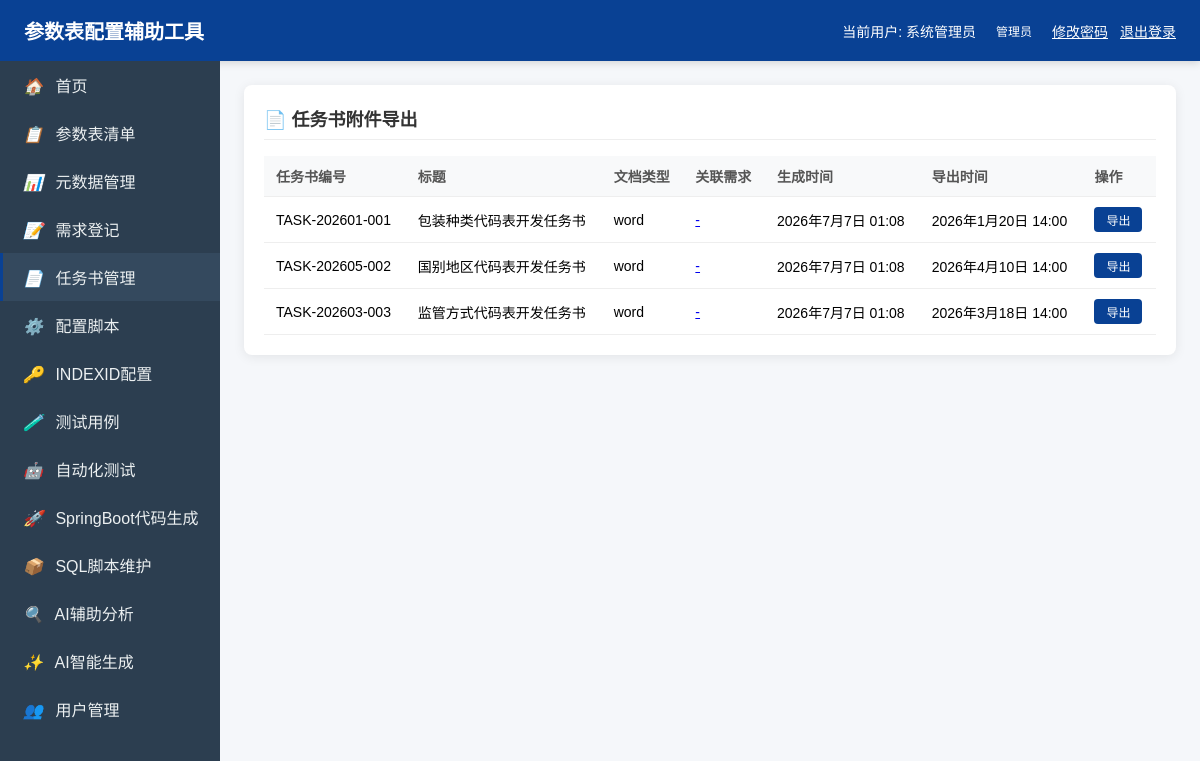
/task-documents/ (signed in), run on the app's committed database.
### parameter/models.py (models this page shows, shortened)
class User(models.Model):
    username = models.CharField(max_length=100, unique=True, verbose_name='用户名')
    password = models.CharField(max_length=255, verbose_name='密码')
    real_name = models.CharField(max_length=100, verbose_name='真实姓名')
    email = models.EmailField(null=True, blank=True, verbose_name='邮箱')
    phone = models.CharField(max_length=20, null=True, blank=True, verbose_name='手机号')
    role = models.ForeignKey(Role, on_delete=models.CASCADE, verbose_name='角色')
    is_active = models.BooleanField(default=True, verbose_name='是否启用')
    created_at = models.DateTimeField(auto_now_add=True, verbose_name='创建时间')
    updated_at = models.DateTimeField(auto_now=True, verbose_name='更新时间')
    class Meta:
        verbose_name = '用户'
        verbose_name_plural = '用户'

class Role(models.Model):
    ROLE_CHOICES = [
        ('admin', '管理员'),
        ('business', '业务人员'),
        ('technical', '技术人员'),
        ('general', '一般人员'),
    ]
    role_code = models.CharField(max_length=50, choices=ROLE_CHOICES, unique=True, verbose_name='角色编码')
    role_name = models.CharField(max_length=100, verbose_name='角色名称')
    description = models.TextField(null=True, blank=True, verbose_name='角色描述')
    class Meta:
        verbose_name = '角色'
        verbose_name_plural = '角色'

class TaskDocument(models.Model):
    DOCUMENT_TYPE_CHOICES = [
        ('word', 'Word'),
        ('pdf', 'PDF'),
    ]
    requirement = models.ForeignKey(Requirement, on_delete=models.CASCADE, related_name='task_documents', verbose_name='关联需求')
    document_no = models.CharField(max_length=50, verbose_name='任务书编号')
    title = models.CharField(max_length=200, verbose_name='任务书标题')
    document_type = models.CharField(max_length=20, choices=DOCUMENT_TYPE_CHOICES, verbose_name='文档类型')
    content = models.TextField(verbose_name='任务书内容')
    generated_at = models.DateTimeField(auto_now_add=True, verbose_name='生成时间')
    exported_at = models.DateTimeField(null=True, blank=True, verbose_name='导出时间')
    class Meta:
        verbose_name = '任务书管理'
        verbose_name_plural = '任务书管理'

### parameter/views.py (the view)
# urls.py: path('task-documents/', views.TaskDocumentListView.as_view(), name='task_document_list'),
@method_decorator(login_required, name='dispatch')
class TaskDocumentListView(View):
    def get(self, request):
        logger.info(f"[TaskDocumentListView] 开始查询任务书列表，请求路径: {request.path}")
        try:
            documents = TaskDocument.objects.all().select_related('requirement')
            logger.info(f"[TaskDocumentListView] 任务书查询完成，记录数: {documents.count()}")
            context = {
                'documents': documents,
            }
            logger.info(f"[TaskDocumentListView] 任务书列表查询成功，即将渲染模板")
            return render(request, 'parameter/task_document_list.html', context)
        except Exception as e:
            logger.error(f"[TaskDocumentListView] 任务书列表查询失败: {str(e)}", exc_info=True)
            raise

### parameter/auth_views.py (called while the page is built)
def login_required(view_func):
    def wrapper(request, *args, **kwargs):
        user_id = request.session.get('user_id')
        if not user_id:
            logger.warning(f"[login_required] 用户未登录，重定向到登录页，请求路径: {request.path}")
            return redirect('login')
        try:
            user = User.objects.get(id=user_id)
            if not user.is_active:
                del request.session['user_id']
                logger.warning(f"[login_required] 用户已禁用，重定向到登录页")
                return redirect('login')
            request.user = user
            return view_func(request, *args, **kwargs)
        except User.DoesNotExist:
            del request.session['user_id']
            logger.warning(f"[login_required] 用户不存在，重定向到登录页")
            return redirect('login')
    return wrapper

### parameter/templates/parameter/task_document_list.html (shortened to what this page needs)
{% extends 'parameter/base.html' %}
{% block content %}
    <div class="card">
        <div class="card-title">📄 任务书附件导出</div>
        <table class="table">
            <thead>
                <tr>
                    <th>任务书编号</th>
                    <th>标题</th>
                    <th>文档类型</th>
                    <th>关联需求</th>
                    <th>生成时间</th>
                    <th>导出时间</th>
                    <th>操作</th>
                </tr>
            </thead>
            <tbody>
                {% for doc in documents %}
                <tr>
                    <td>{{ doc.document_no }}</td>
                    <td>{{ doc.title }}</td>
                    <td>{{ doc.document_type }}</td>
                    <td><a href="/requirements/{{ doc.requirement_id }}/">{{ doc.requirement_no }} - {{ doc.requirement_title }}</a></td>
                    <td>{{ doc.generated_at }}</td>
                    <td>{{ doc.exported_at|default:'-' }}</td>
                    <td>
                        <a href="/task-documents/export/{{ doc.id }}/" class="btn btn-primary btn-sm">导出</a>
                    </td>
                </tr>
                {% empty %}
                <tr><td colspan="7" style="text-align: center;">暂无任务书</td></tr>
                {% endfor %}
            </tbody>
        </table>
    </div>
{% endblock %}

### parameter/templates/parameter/base.html (shortened to what this page needs)
<!DOCTYPE html>
<html lang="zh-CN">
<head>
</head>
<body>
    <div class="header">
        <h1>参数表配置辅助工具</h1>
        <div class="user-info">
            <span>当前用户: {{ request.user.real_name|default:request.user.username }}</span>
            <span class="badge badge-{{ request.user.role.role_code|default:'general' }}">{{ request.user.role.role_name|default:'-' }}</span>
            <a href="/change-password/" style="color: #fff; text-decoration: underline;">修改密码</a>
            <a href="/logout/" style="color: #fff; text-decoration: underline;">退出登录</a>
        </div>
    </div>
    <div class="sidebar">
        <a href="/" class="nav-item {% if request.path == '/' %}active{% endif %}"><i>🏠</i> 首页</a>
        <a href="/tables/" class="nav-item {% if 'tables' in request.path %}active{% endif %}"><i>📋</i> 参数表清单</a>
        <a href="/metadata/" class="nav-item {% if 'metadata' in request.path %}active{% endif %}"><i>📊</i> 元数据管理</a>
        <a href="/requirements/" class="nav-item {% if 'requirements' in request.path %}active{% endif %}"><i>📝</i> 需求登记</a>
        <a href="/task-documents/" class="nav-item {% if 'task-documents' in request.path %}active{% endif %}"><i>📄</i> 任务书管理</a>
        <a href="/config-scripts/" class="nav-item {% if 'config-scripts' in request.path %}active{% endif %}"><i>⚙️</i> 配置脚本</a>
        <a href="/index-id/" class="nav-item {% if 'index-id' in request.path %}active{% endif %}"><i>🔑</i> INDEXID配置</a>
        <a href="/test-cases/" class="nav-item {% if 'test-cases' in request.path %}active{% endif %}"><i>🧪</i> 测试用例</a>
        <a href="/automation-test/" class="nav-item {% if 'automation-test' in request.path %}active{% endif %}"><i>🤖</i> 自动化测试</a>
        <a href="/springboot-generator/" class="nav-item {% if 'springboot-generator' in request.path %}active{% endif %}"><i>🚀</i> SpringBoot代码生成</a>
        <a href="/sql-manager/" class="nav-item {% if 'sql-manager' in request.path %}active{% endif %}"><i>📦</i> SQL脚本维护</a>
        <a href="/ai-analysis/" class="nav-item {% if 'ai-analysis' in request.path %}active{% endif %}"><i>🔍</i> AI辅助分析</a>
        <a href="/ai-generation/" class="nav-item {% if 'ai-generation' in request.path %}active{% endif %}"><i>✨</i> AI智能生成</a>
        {% if request.user.role.role_code == 'admin' %}
        <a href="/users/" class="nav-item {% if 'users' in request.path %}active{% endif %}"><i>👥</i> 用户管理</a>
        {% endif %}
    </div>
    <div class="main-content">
        {% block content %}{% endblock %}
    </div>
</body>
</html>

### parameter/templates/parameter/base.html (style rules this page uses)
* { margin: 0; padding: 0; box-sizing: border-box; }
body { font-family: 'Microsoft YaHei', Arial, sans-serif; background-color: #f5f7fa; }
.header { background: #094194; color: white; padding: 16px 24px; box-shadow: 0 2px 8px rgba(0,0,0,0.15); display: flex; justify-content: space-between; align-items: center; }
.header h1 { font-size: 20px; font-weight: 600; margin: 0; }
.header .user-info { font-size: 14px; display: flex; align-items: center; gap: 12px; }
.sidebar { width: 220px; background: #2c3e50; min-height: calc(100vh - 60px); float: left; }
.sidebar .nav-item { display: block; color: #ecf0f1; padding: 12px 20px; text-decoration: none; border-left: 3px solid transparent; }
.sidebar .nav-item:hover, .sidebar .nav-item.active { background: #34495e; border-left-color: #094194; }
.sidebar .nav-item i { margin-right: 8px; }
.main-content { margin-left: 220px; padding: 24px; }
.card { background: white; border-radius: 8px; box-shadow: 0 2px 12px rgba(0,0,0,0.08); padding: 20px; margin-bottom: 20px; }
.card-title { font-size: 18px; font-weight: 600; color: #333; margin-bottom: 16px; padding-bottom: 8px; border-bottom: 1px solid #eee; }
.btn { display: inline-block; padding: 8px 16px; border-radius: 4px; text-decoration: none; font-size: 14px; cursor: pointer; border: none; }
.btn-primary { background: #094194; color: white; }
.btn-sm { padding: 4px 12px; font-size: 12px; }
.table { width: 100%; border-collapse: collapse; margin-top: 12px; }
.table th, .table td { padding: 10px 12px; text-align: left; border-bottom: 1px solid #eee; font-size: 14px; }
.table th { background: #f8f9fa; font-weight: 600; color: #555; }
.badge { display: inline-block; padding: 2px 8px; border-radius: 12px; font-size: 12px; font-weight: 500; }

### data on the page
User: user.real_name "系统管理员", user.role.role_name "管理员"
TaskDocument: document_no "TASK-202601-001", title "包装种类代码表开发任务书", document_type "word", generated_at "2026年7月7日 01:08", exported_at "2026年1月20日 14:00"
TaskDocument: document_no "TASK-202605-002", title "国别地区代码表开发任务书", document_type "word", generated_at "2026年7月7日 01:08", exported_at "2026年4月10日 14:00"
TaskDocument: document_no "TASK-202603-003", title "监管方式代码表开发任务书", document_type "word", generated_at "2026年7月7日 01:08", exported_at "2026年3月18日 14:00"
